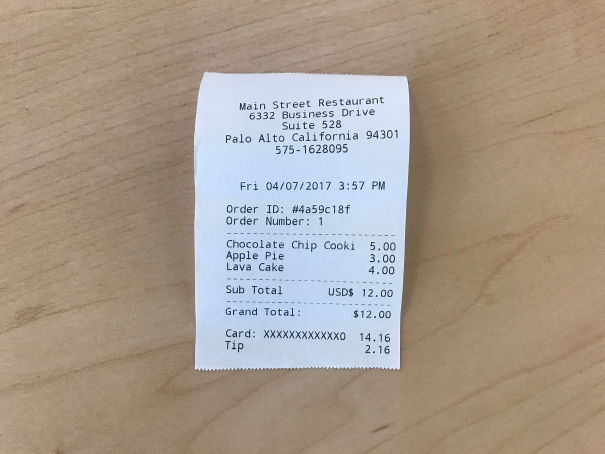
#> input picture PythonTests/img.JPG, 1210 x 908 px, found by its file name (shown at 1/2 size)
$ python 1.py
#> lines starting #> are read from the running program, lines starting #| are printed output that depends on the picture; after the words box and inside, x2 and y2 are one past the last pixel; in counts of white or black regions, pixels touching at a corner belong together
import imutils
import cv2

image = cv2.imread("img.jpg")
#> image is the input picture: shape (908, 1210, 3); mean B, G, R 142.5, 155.4, 168

(h, w, d) = image.shape
#> h = 908; w = 1210; d = 3
print("width={}, height={}, depth={}".format(w, h, d))
#| width=1210, height=908, depth=3

(B, G, R) = image[100, 50]
#> B = 122; G = 145; R = 167
print("R={}, G={}, B={}".format(R, G, B))
#| R=167, G=145, B=122

cv2.imshow("Image", image)

center = (w // 2, h // 2)
#> center = (605, 454)
M = cv2.getRotationMatrix2D(center, -45, 1.0)
rotated = cv2.warpAffine(image, M, (w, h))
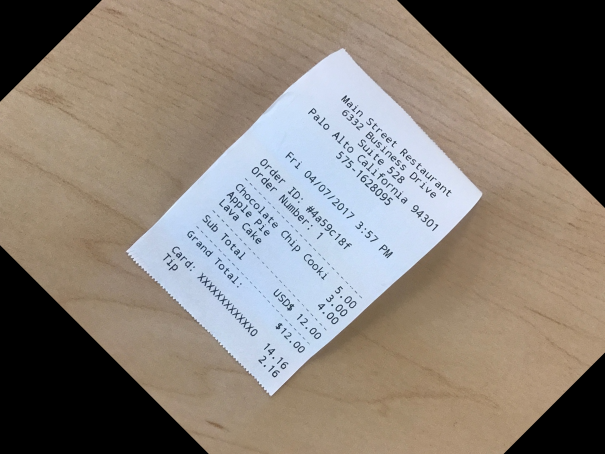
#> rotated: shape (908, 1210, 3) (shown at 1/2 size); mean B, G, R 118.6, 126.6, 134.8
cv2.imshow("OpenCV Rotation", rotated)

rotated = imutils.rotate(image, 45)
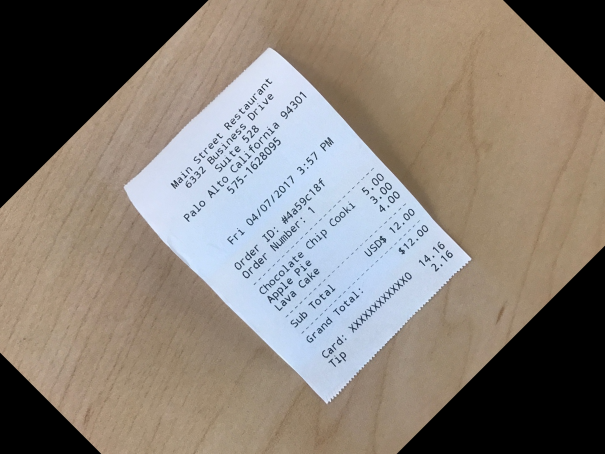
#> rotated: shape (908, 1210, 3) (shown at 1/2 size); mean B, G, R 118.8, 126.8, 134.9
cv2.imshow("Imutils Rotation", rotated)

output = image.copy()
cv2.rectangle(output, (320, 60), (420, 160), (0, 0, 255), 2)
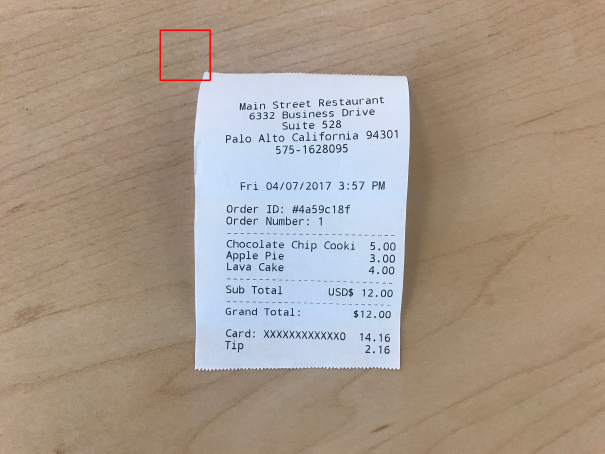
#> output: shape (908, 1210, 3) (shown at 1/2 size); 0.11% of pixels changed, all inside (x1, y1, x2, y2) = (319, 59, 422, 162)
cv2.imshow("Rectangle", output)

gray = cv2.cvtColor(image, cv2.COLOR_BGR2GRAY)
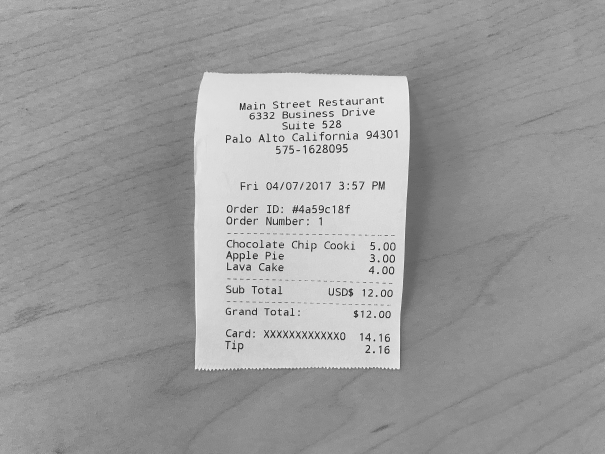
#> gray: shape (908, 1210) (shown at 1/2 size); min 9, max 254, mean 157.7
cv2.imshow("Gray", gray)

edged = cv2.Canny(gray, 50, 150)
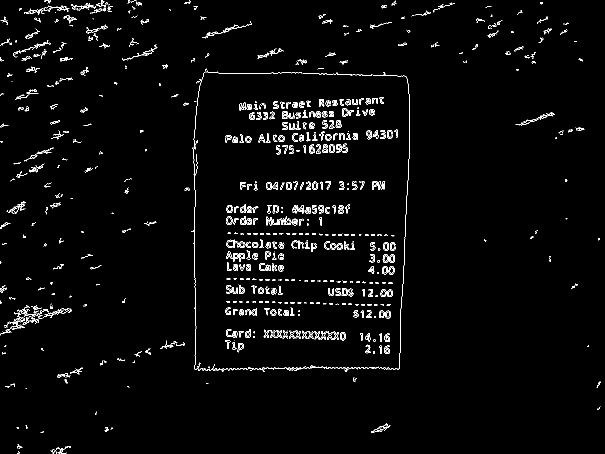
#> edged: shape (908, 1210) (shown at 1/2 size); 2.4% white in thin lines or dots
cv2.imshow("Edged", edged)

thresh = cv2.threshold(gray, 100, 255, cv2.THRESH_BINARY_INV)[1]
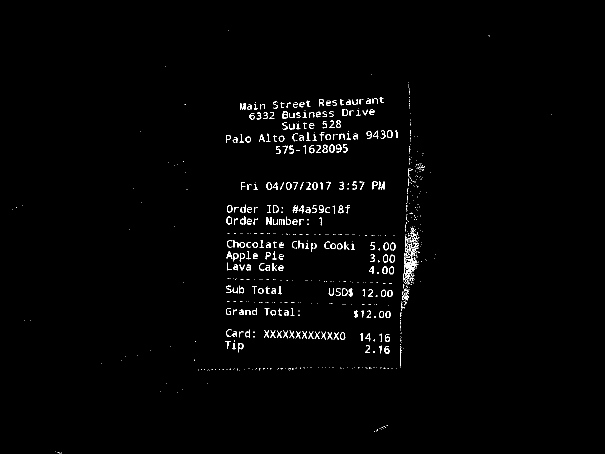
#> thresh: shape (908, 1210) (shown at 1/2 size); 1.3% white in thin lines or dots, all inside (x1, y1, x2, y2) = (25, 60, 1103, 907)
cv2.imshow("Thresh", thresh)

mask = thresh.copy()
mask = cv2.erode(mask, None, iterations=5)
#> mask: shape (908, 1210); every value is 0
cv2.imshow("Eroded", mask)

mask = thresh.copy()
mask = cv2.dilate(mask, None, iterations=5)
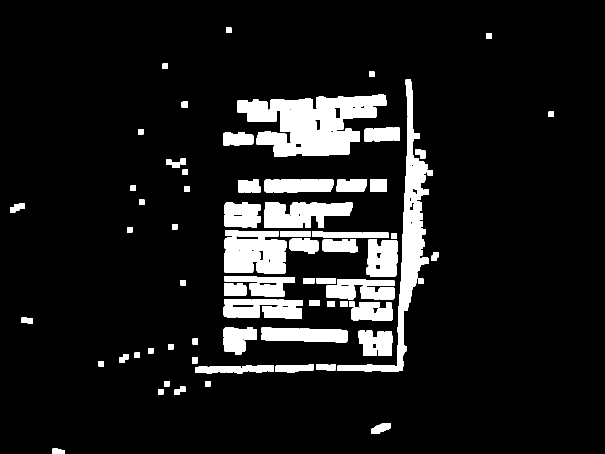
#> mask: shape (908, 1210) (shown at 1/2 size); 10.3% white; 83 white regions, largest, box (x1, y1, x2, y2) and area: (475, 189, 773, 313) 22342, (675, 233, 858, 743) 14686, (448, 475, 573, 547) 7973
cv2.imshow("Dilated", mask)

cv2.waitKey(0)
